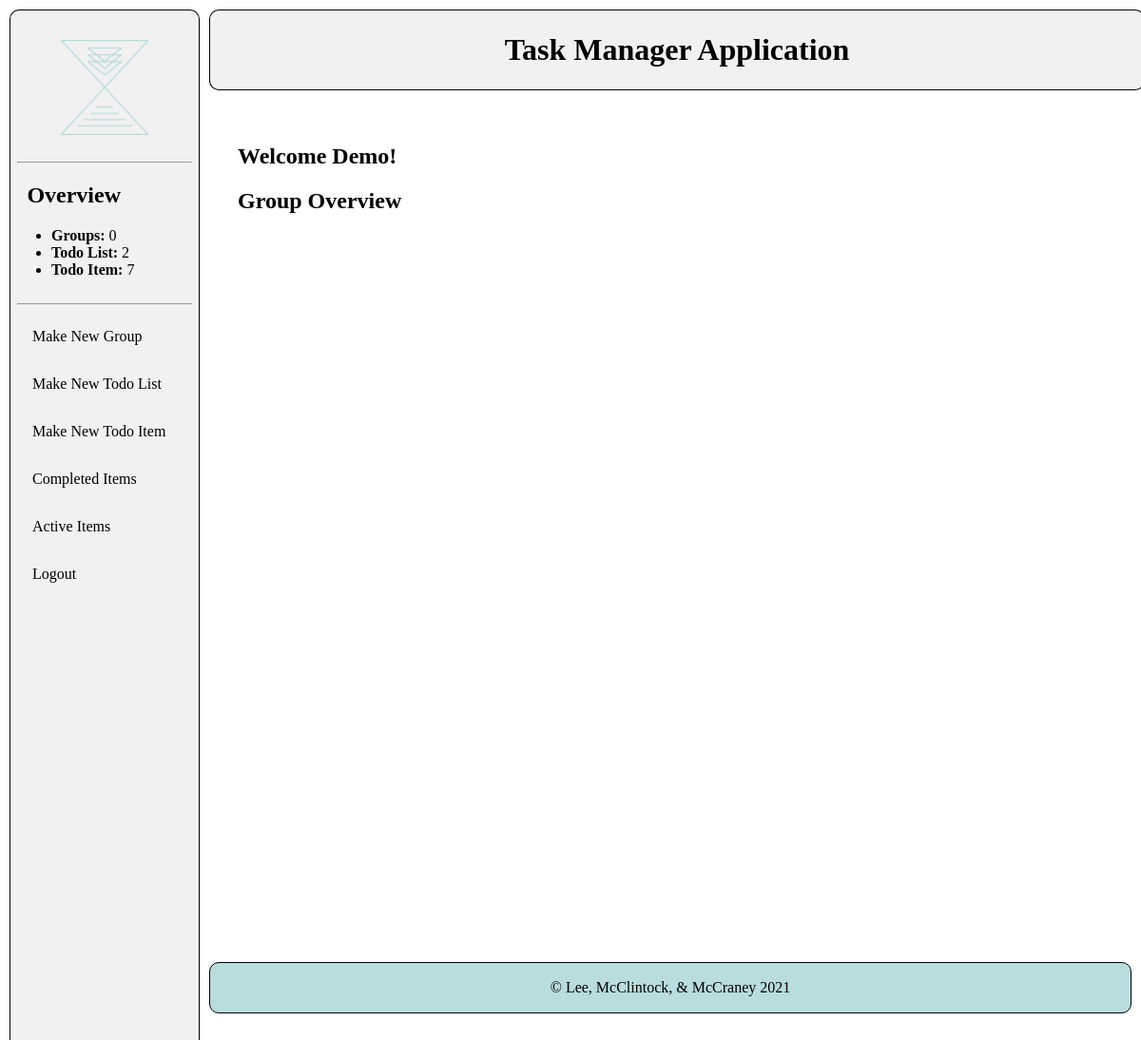
Before: / (signed in) with the older database file.
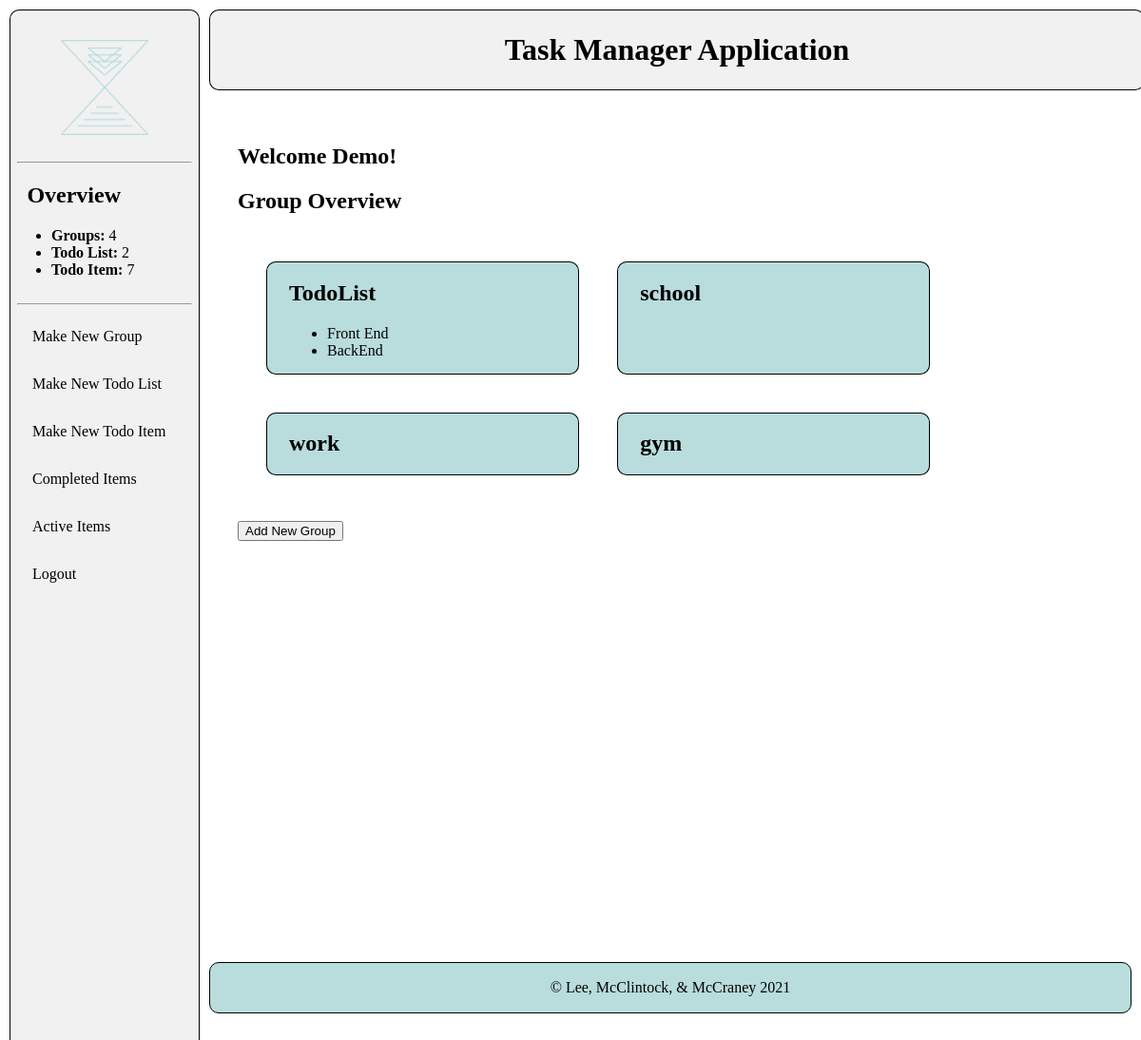
After: the same page with the newer database file.
### calendarApp/models.py (models this page shows, shortened)
class Group(models.Model):
    user = models.ForeignKey(User, on_delete=models.CASCADE)
    name = models.CharField(max_length=200)
    def __str__(self):
        return self.name

class TodoList(models.Model):
    user = models.ForeignKey(User, on_delete=models.CASCADE)
    group = models.ForeignKey(Group, on_delete=models.CASCADE)
    name = models.CharField(max_length=200)
    def getGroup(self):
        return str(self.group)

### calendarApp/views.py (the view)
# urls.py: path('', views.index, name='index'),
@login_required
def index(request):
    groups = Group.objects.filter(user=request.user)
    todoLists = TodoList.objects.filter(user=request.user)
    todoItems = TodoItem.objects.filter(user=request.user)
    context = {
        "groups": groups,
        "todoLists": todoLists,
        "todoItems": todoItems,
    }
    return render(request, "index.html", context=context)

### calendarSite/context_processors.py (called while the page is built)
def count(request):
    if request.user.is_authenticated:
        return {
            'num_Group': Group.objects.filter(user=request.user).count(),
            'num_TodoList': TodoList.objects.filter(user=request.user).count(),
            'num_TodoItem': TodoItem.objects.filter(user=request.user).count(),
        }
    else:
        return {
            'num_Group': 0,
            'num_TodoList':0,
            'num_TodoItem': 0,
        }

### calendarApp/templates/index.html
{% extends "base_generic.html" %}
{% block content %}
<div class="content">
  <div class="main">
    {% if user.is_authenticated %}
      <h2>Welcome {{user.first_name}}!</h2>
    {% endif %}
    <h2>Group Overview</h2>
    {% if groups %}
      <div class="indexOverview">
        {% for group in groups %}
          <div class="groups">
            <h2><a href="/{{group.name}}">{{group.name}}</a></h2>
            <ul class="todoList">
            {% for todoList in todoLists %}
              {% if todoList.getGroup == group.name %}
                <li><a href="/{{todoList.group}}/{{todoList.name}}">{{todoList.name}}</a></li>
              {% endif %}
            {% endfor %}
            </ul>
          </div>
        {% endfor %}
      </div>
      <br>
      <button onclick="location.href='/makeNewGroup'">Add New Group</button>
    {% endif %}
  </div>
</div>
{% endblock %}

Changed rows visible on the page:
now on this page (row edited): Group: name "TodoList"
now on this page (row unchanged): TodoList: name "Front End"
now on this page (row unchanged): TodoList: name "BackEnd"
now on this page (row edited): Group: name "school"
now on this page (row edited): Group: name "work"
now on this page (row edited): Group: name "gym"
Other visible differences:
{{ num_Group }}: "0" → "4"
text now shown: "Add New Group"
